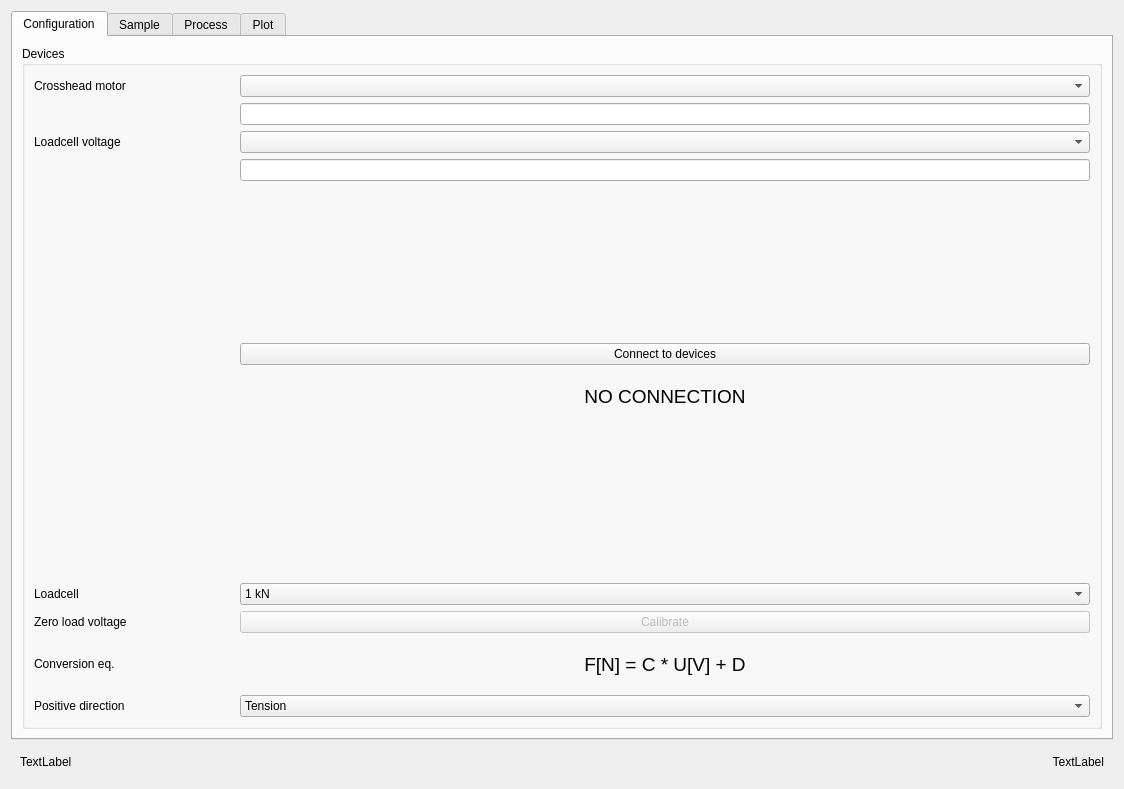
<?xml version="1.0" encoding="UTF-8"?>
<ui version="4.0">
 <class>Form</class>
 <widget class="QWidget" name="Form">
  <property name="geometry">
   <rect>
    <x>0</x>
    <y>0</y>
    <width>1124</width>
    <height>789</height>
   </rect>
  </property>
  <property name="sizePolicy">
   <sizepolicy hsizetype="Minimum" vsizetype="Minimum">
    <horstretch>0</horstretch>
    <verstretch>0</verstretch>
   </sizepolicy>
  </property>
  <property name="minimumSize">
   <size>
    <width>800</width>
    <height>700</height>
   </size>
  </property>
  <property name="windowTitle">
   <string>Form</string>
  </property>
  <layout class="QVBoxLayout" name="verticalLayout">
   <item>
    <widget class="QTabWidget" name="tabWidget">
     <property name="currentIndex">
      <number>0</number>
     </property>
     <widget class="QWidget" name="configuration">
      <attribute name="title">
       <string>Configuration</string>
      </attribute>
      <layout class="QVBoxLayout" name="verticalLayout_2">
       <item>
        <widget class="QGroupBox" name="groupBox">
         <property name="sizePolicy">
          <sizepolicy hsizetype="Preferred" vsizetype="Preferred">
           <horstretch>0</horstretch>
           <verstretch>0</verstretch>
          </sizepolicy>
         </property>
         <property name="minimumSize">
          <size>
           <width>500</width>
           <height>0</height>
          </size>
         </property>
         <property name="title">
          <string>Devices</string>
         </property>
         <layout class="QFormLayout" name="formLayout">
          <item row="1" column="1">
           <widget class="QComboBox" name="comboBox"/>
          </item>
          <item row="5" column="1">
           <widget class="QComboBox" name="comboBox_2"/>
          </item>
          <item row="2" column="1">
           <widget class="QLineEdit" name="lineEdit">
            <property name="sizePolicy">
             <sizepolicy hsizetype="Expanding" vsizetype="Fixed">
              <horstretch>0</horstretch>
              <verstretch>0</verstretch>
             </sizepolicy>
            </property>
           </widget>
          </item>
          <item row="6" column="1">
           <widget class="QLineEdit" name="lineEdit_2"/>
          </item>
          <item row="1" column="0">
           <widget class="QLabel" name="label_3">
            <property name="sizePolicy">
             <sizepolicy hsizetype="Fixed" vsizetype="Preferred">
              <horstretch>0</horstretch>
              <verstretch>0</verstretch>
             </sizepolicy>
            </property>
            <property name="minimumSize">
             <size>
              <width>200</width>
              <height>0</height>
             </size>
            </property>
            <property name="toolTip">
             <string>&lt;html&gt;&lt;head/&gt;&lt;body&gt;&lt;p&gt;e.g. hasep21eh3:10000/p21/motor/eh3_u4.14&lt;/p&gt;&lt;/body&gt;&lt;/html&gt;</string>
            </property>
            <property name="text">
             <string>Crosshead motor</string>
            </property>
           </widget>
          </item>
          <item row="5" column="0">
           <widget class="QLabel" name="label_4">
            <property name="toolTip">
             <string>&lt;html&gt;&lt;head/&gt;&lt;body&gt;&lt;p&gt;e.g. hasep21eh3:10000/p21/keithley2602B/eh3_1&lt;/p&gt;&lt;/body&gt;&lt;/html&gt;</string>
            </property>
            <property name="text">
             <string>Loadcell voltage</string>
            </property>
           </widget>
          </item>
          <item row="11" column="0">
           <widget class="QLabel" name="label_5">
            <property name="text">
             <string>Loadcell</string>
            </property>
           </widget>
          </item>
          <item row="11" column="1">
           <widget class="QComboBox" name="comboBox_3">
            <item>
             <property name="text">
              <string>1 kN</string>
             </property>
            </item>
            <item>
             <property name="text">
              <string>5 kN</string>
             </property>
            </item>
           </widget>
          </item>
          <item row="16" column="0">
           <widget class="QLabel" name="label_6">
            <property name="text">
             <string>Zero load voltage</string>
            </property>
           </widget>
          </item>
          <item row="16" column="1">
           <widget class="QPushButton" name="pushButton">
            <property name="enabled">
             <bool>false</bool>
            </property>
            <property name="toolTip">
             <string>&lt;html&gt;&lt;head/&gt;&lt;body&gt;&lt;p&gt;Calibrate the voltage offset.&lt;/p&gt;&lt;/body&gt;&lt;/html&gt;</string>
            </property>
            <property name="text">
             <string>Calibrate</string>
            </property>
           </widget>
          </item>
          <item row="17" column="1">
           <widget class="QLabel" name="label_7">
            <property name="sizePolicy">
             <sizepolicy hsizetype="Preferred" vsizetype="Fixed">
              <horstretch>0</horstretch>
              <verstretch>0</verstretch>
             </sizepolicy>
            </property>
            <property name="minimumSize">
             <size>
              <width>0</width>
              <height>50</height>
             </size>
            </property>
            <property name="font">
             <font>
              <pointsize>14</pointsize>
             </font>
            </property>
            <property name="text">
             <string>F[N] = C * U[V] + D</string>
            </property>
            <property name="alignment">
             <set>Qt::AlignCenter</set>
            </property>
           </widget>
          </item>
          <item row="7" column="1">
           <spacer name="verticalSpacer">
            <property name="orientation">
             <enum>Qt::Vertical</enum>
            </property>
            <property name="sizeHint" stdset="0">
             <size>
              <width>20</width>
              <height>40</height>
             </size>
            </property>
           </spacer>
          </item>
          <item row="8" column="1">
           <widget class="QPushButton" name="pushButton_2">
            <property name="toolTip">
             <string>&lt;html&gt;&lt;head/&gt;&lt;body&gt;&lt;p&gt;Try to connect to the above devices.&lt;/p&gt;&lt;/body&gt;&lt;/html&gt;</string>
            </property>
            <property name="text">
             <string>Connect to devices</string>
            </property>
           </widget>
          </item>
          <item row="10" column="1">
           <spacer name="verticalSpacer_2">
            <property name="orientation">
             <enum>Qt::Vertical</enum>
            </property>
            <property name="sizeHint" stdset="0">
             <size>
              <width>20</width>
              <height>40</height>
             </size>
            </property>
           </spacer>
          </item>
          <item row="9" column="1">
           <widget class="QLabel" name="label_8">
            <property name="sizePolicy">
             <sizepolicy hsizetype="Preferred" vsizetype="Minimum">
              <horstretch>0</horstretch>
              <verstretch>0</verstretch>
             </sizepolicy>
            </property>
            <property name="minimumSize">
             <size>
              <width>0</width>
              <height>50</height>
             </size>
            </property>
            <property name="font">
             <font>
              <pointsize>14</pointsize>
             </font>
            </property>
            <property name="text">
             <string>NO CONNECTION</string>
            </property>
            <property name="alignment">
             <set>Qt::AlignCenter</set>
            </property>
           </widget>
          </item>
          <item row="17" column="0">
           <widget class="QLabel" name="label_9">
            <property name="sizePolicy">
             <sizepolicy hsizetype="Preferred" vsizetype="Fixed">
              <horstretch>0</horstretch>
              <verstretch>0</verstretch>
             </sizepolicy>
            </property>
            <property name="minimumSize">
             <size>
              <width>0</width>
              <height>50</height>
             </size>
            </property>
            <property name="text">
             <string>Conversion eq.</string>
            </property>
           </widget>
          </item>
          <item row="18" column="0">
           <widget class="QLabel" name="label_20">
            <property name="text">
             <string>Positive direction</string>
            </property>
           </widget>
          </item>
          <item row="18" column="1">
           <widget class="QComboBox" name="comboBox_4">
            <item>
             <property name="text">
              <string>Tension</string>
             </property>
            </item>
            <item>
             <property name="text">
              <string>Compression</string>
             </property>
            </item>
           </widget>
          </item>
         </layout>
        </widget>
       </item>
      </layout>
     </widget>
     <widget class="QWidget" name="sample">
      <attribute name="title">
       <string>Sample</string>
      </attribute>
      <layout class="QVBoxLayout" name="verticalLayout_3">
       <item>
        <widget class="QGroupBox" name="groupBox_2">
         <property name="title">
          <string>Sample dimensions [mm]</string>
         </property>
         <layout class="QGridLayout" name="gridLayout">
          <item row="1" column="0">
           <widget class="QLabel" name="label_11">
            <property name="text">
             <string>Width</string>
            </property>
           </widget>
          </item>
          <item row="1" column="1">
           <widget class="QDoubleSpinBox" name="doubleSpinBox_2">
            <property name="suffix">
             <string> mm</string>
            </property>
            <property name="maximum">
             <double>10.000000000000000</double>
            </property>
            <property name="singleStep">
             <double>0.100000000000000</double>
            </property>
            <property name="value">
             <double>1.000000000000000</double>
            </property>
           </widget>
          </item>
          <item row="0" column="2">
           <spacer name="horizontalSpacer">
            <property name="orientation">
             <enum>Qt::Horizontal</enum>
            </property>
            <property name="sizeHint" stdset="0">
             <size>
              <width>40</width>
              <height>20</height>
             </size>
            </property>
           </spacer>
          </item>
          <item row="2" column="0">
           <widget class="QLabel" name="label_12">
            <property name="text">
             <string>Gauge length</string>
            </property>
           </widget>
          </item>
          <item row="0" column="1">
           <widget class="QDoubleSpinBox" name="doubleSpinBox">
            <property name="minimumSize">
             <size>
              <width>100</width>
              <height>0</height>
             </size>
            </property>
            <property name="suffix">
             <string> mm</string>
            </property>
            <property name="maximum">
             <double>10.000000000000000</double>
            </property>
            <property name="singleStep">
             <double>0.100000000000000</double>
            </property>
            <property name="value">
             <double>1.000000000000000</double>
            </property>
           </widget>
          </item>
          <item row="2" column="1">
           <widget class="QDoubleSpinBox" name="doubleSpinBox_3">
            <property name="suffix">
             <string> mm</string>
            </property>
            <property name="minimum">
             <double>1.000000000000000</double>
            </property>
            <property name="maximum">
             <double>25.000000000000000</double>
            </property>
            <property name="singleStep">
             <double>0.100000000000000</double>
            </property>
            <property name="value">
             <double>5.000000000000000</double>
            </property>
           </widget>
          </item>
          <item row="0" column="0">
           <widget class="QLabel" name="label_10">
            <property name="sizePolicy">
             <sizepolicy hsizetype="Minimum" vsizetype="Preferred">
              <horstretch>0</horstretch>
              <verstretch>0</verstretch>
             </sizepolicy>
            </property>
            <property name="minimumSize">
             <size>
              <width>200</width>
              <height>0</height>
             </size>
            </property>
            <property name="text">
             <string>Thickness</string>
            </property>
           </widget>
          </item>
          <item row="3" column="0">
           <widget class="QPushButton" name="pushButton_5">
            <property name="text">
             <string>Update sample geometry</string>
            </property>
           </widget>
          </item>
         </layout>
        </widget>
       </item>
       <item>
        <widget class="QGroupBox" name="groupBox_3">
         <property name="title">
          <string>Logging</string>
         </property>
         <layout class="QGridLayout" name="gridLayout_2">
          <item row="3" column="1">
           <widget class="QLabel" name="label_15">
            <property name="font">
             <font>
              <pointsize>14</pointsize>
             </font>
            </property>
            <property name="text">
             <string>NOT RUNNING</string>
            </property>
            <property name="alignment">
             <set>Qt::AlignCenter</set>
            </property>
           </widget>
          </item>
          <item row="0" column="2">
           <spacer name="horizontalSpacer_2">
            <property name="orientation">
             <enum>Qt::Horizontal</enum>
            </property>
            <property name="sizeHint" stdset="0">
             <size>
              <width>40</width>
              <height>20</height>
             </size>
            </property>
           </spacer>
          </item>
          <item row="4" column="1">
           <widget class="QPushButton" name="pushButton_3">
            <property name="enabled">
             <bool>false</bool>
            </property>
            <property name="text">
             <string>Start New</string>
            </property>
           </widget>
          </item>
          <item row="3" column="0">
           <widget class="QLabel" name="label_14">
            <property name="text">
             <string>Active logfile</string>
            </property>
           </widget>
          </item>
          <item row="2" column="0">
           <widget class="QLabel" name="label_30">
            <property name="text">
             <string>Sample description</string>
            </property>
           </widget>
          </item>
          <item row="0" column="1">
           <widget class="QLineEdit" name="lineEdit_3">
            <property name="sizePolicy">
             <sizepolicy hsizetype="MinimumExpanding" vsizetype="Fixed">
              <horstretch>0</horstretch>
              <verstretch>0</verstretch>
             </sizepolicy>
            </property>
            <property name="minimumSize">
             <size>
              <width>300</width>
              <height>0</height>
             </size>
            </property>
            <property name="placeholderText">
             <string>NOT CONFIGURED</string>
            </property>
           </widget>
          </item>
          <item row="0" column="0">
           <widget class="QLabel" name="label_13">
            <property name="sizePolicy">
             <sizepolicy hsizetype="Minimum" vsizetype="Preferred">
              <horstretch>0</horstretch>
              <verstretch>0</verstretch>
             </sizepolicy>
            </property>
            <property name="minimumSize">
             <size>
              <width>200</width>
              <height>0</height>
             </size>
            </property>
            <property name="text">
             <string>Logfile</string>
            </property>
           </widget>
          </item>
          <item row="1" column="0">
           <widget class="QLabel" name="label_31">
            <property name="text">
             <string>Sample name</string>
            </property>
           </widget>
          </item>
          <item row="1" column="1">
           <widget class="QLineEdit" name="lineEdit_4">
            <property name="maxLength">
             <number>65</number>
            </property>
            <property name="placeholderText">
             <string>NAME</string>
            </property>
           </widget>
          </item>
          <item row="2" column="1">
           <widget class="QLineEdit" name="lineEdit_5">
            <property name="placeholderText">
             <string>DESCRIPTION</string>
            </property>
           </widget>
          </item>
         </layout>
        </widget>
       </item>
      </layout>
     </widget>
     <widget class="QWidget" name="process">
      <attribute name="title">
       <string>Process</string>
      </attribute>
      <layout class="QVBoxLayout" name="verticalLayout_4">
       <item>
        <widget class="QGroupBox" name="groupBox_4">
         <property name="sizePolicy">
          <sizepolicy hsizetype="Minimum" vsizetype="Minimum">
           <horstretch>0</horstretch>
           <verstretch>0</verstretch>
          </sizepolicy>
         </property>
         <property name="title">
          <string>Crosshead</string>
         </property>
         <layout class="QGridLayout" name="gridLayout_3">
          <item row="5" column="0">
           <widget class="QWidget" name="widget_2" native="true">
            <layout class="QGridLayout" name="gridLayout_6">
             <item row="2" column="0">
              <widget class="QLabel" name="label_27">
               <property name="text">
                <string>Move to absolute position</string>
               </property>
              </widget>
             </item>
             <item row="0" column="2">
              <widget class="QLabel" name="label_17">
               <property name="text">
                <string>μm</string>
               </property>
              </widget>
             </item>
             <item row="4" column="0">
              <widget class="QLabel" name="label_32">
               <property name="text">
                <string>Calibrate position to zero</string>
               </property>
              </widget>
             </item>
             <item row="3" column="1">
              <widget class="QDoubleSpinBox" name="doubleSpinBox_4">
               <property name="decimals">
                <number>1</number>
               </property>
               <property name="minimum">
                <double>1.000000000000000</double>
               </property>
               <property name="value">
                <double>10.000000000000000</double>
               </property>
              </widget>
             </item>
             <item row="3" column="2">
              <widget class="QLabel" name="label_19">
               <property name="text">
                <string>μm/s</string>
               </property>
              </widget>
             </item>
             <item row="2" column="1">
              <widget class="QDoubleSpinBox" name="doubleSpinBox_5">
               <property name="decimals">
                <number>1</number>
               </property>
               <property name="minimum">
                <double>-10000.000000000000000</double>
               </property>
               <property name="maximum">
                <double>10000.000000000000000</double>
               </property>
               <property name="singleStep">
                <double>10.000000000000000</double>
               </property>
              </widget>
             </item>
             <item row="0" column="0">
              <widget class="QLabel" name="label_16">
               <property name="autoFillBackground">
                <bool>false</bool>
               </property>
               <property name="text">
                <string>Current position</string>
               </property>
              </widget>
             </item>
             <item row="0" column="1">
              <widget class="QLCDNumber" name="lcdNumber">
               <property name="sizePolicy">
                <sizepolicy hsizetype="Minimum" vsizetype="Fixed">
                 <horstretch>0</horstretch>
                 <verstretch>0</verstretch>
                </sizepolicy>
               </property>
               <property name="minimumSize">
                <size>
                 <width>0</width>
                 <height>50</height>
                </size>
               </property>
               <property name="smallDecimalPoint">
                <bool>true</bool>
               </property>
               <property name="segmentStyle">
                <enum>QLCDNumber::Filled</enum>
               </property>
               <property name="value" stdset="0">
                <double>0.000000000000000</double>
               </property>
              </widget>
             </item>
             <item row="4" column="2">
              <widget class="QPushButton" name="pushButton_crossheadCalibrate">
               <property name="enabled">
                <bool>false</bool>
               </property>
               <property name="text">
                <string>Calibrate</string>
               </property>
              </widget>
             </item>
             <item row="2" column="2">
              <widget class="QPushButton" name="pushButton_moveCrosshead">
               <property name="enabled">
                <bool>false</bool>
               </property>
               <property name="text">
                <string>Move</string>
               </property>
              </widget>
             </item>
             <item row="3" column="0">
              <widget class="QLabel" name="label_18">
               <property name="text">
                <string>Speed of movement</string>
               </property>
              </widget>
             </item>
             <item row="1" column="0">
              <widget class="QCheckBox" name="checkBox_crossheadEnableMove">
               <property name="text">
                <string>Enable move</string>
               </property>
              </widget>
             </item>
             <item row="4" column="1">
              <widget class="QCheckBox" name="checkBox_crossheadEnableCalibration">
               <property name="text">
                <string>Enable calibration</string>
               </property>
              </widget>
             </item>
            </layout>
           </widget>
          </item>
          <item row="6" column="0">
           <widget class="QGroupBox" name="groupBox_7">
            <property name="sizePolicy">
             <sizepolicy hsizetype="Minimum" vsizetype="Minimum">
              <horstretch>0</horstretch>
              <verstretch>0</verstretch>
             </sizepolicy>
            </property>
            <property name="title">
             <string>Jog</string>
            </property>
            <layout class="QGridLayout" name="gridLayout_7">
             <item row="3" column="1">
              <widget class="QPushButton" name="pushButton_jogPositive">
               <property name="enabled">
                <bool>false</bool>
               </property>
               <property name="text">
                <string>+</string>
               </property>
              </widget>
             </item>
             <item row="3" column="0">
              <widget class="QPushButton" name="pushButton_jogNegative">
               <property name="enabled">
                <bool>false</bool>
               </property>
               <property name="text">
                <string>-</string>
               </property>
              </widget>
             </item>
             <item row="2" column="0">
              <widget class="QLabel" name="label_28">
               <property name="text">
                <string>Step size</string>
               </property>
              </widget>
             </item>
             <item row="2" column="1">
              <widget class="QDoubleSpinBox" name="doubleSpinBox_6">
               <property name="sizePolicy">
                <sizepolicy hsizetype="Minimum" vsizetype="Fixed">
                 <horstretch>0</horstretch>
                 <verstretch>0</verstretch>
                </sizepolicy>
               </property>
               <property name="decimals">
                <number>1</number>
               </property>
               <property name="minimum">
                <double>1.000000000000000</double>
               </property>
              </widget>
             </item>
             <item row="2" column="2">
              <widget class="QLabel" name="label_29">
               <property name="text">
                <string>μm</string>
               </property>
              </widget>
             </item>
             <item row="1" column="0">
              <widget class="QCheckBox" name="checkBox_jogEnabled">
               <property name="text">
                <string>Enable jog</string>
               </property>
              </widget>
             </item>
            </layout>
           </widget>
          </item>
         </layout>
        </widget>
       </item>
       <item>
        <widget class="QGroupBox" name="groupBox_6">
         <property name="sizePolicy">
          <sizepolicy hsizetype="Minimum" vsizetype="Minimum">
           <horstretch>0</horstretch>
           <verstretch>0</verstretch>
          </sizepolicy>
         </property>
         <property name="title">
          <string>Loadcell</string>
         </property>
         <layout class="QGridLayout" name="gridLayout_5">
          <item row="0" column="1">
           <widget class="QLCDNumber" name="lcdNumber_3">
            <property name="sizePolicy">
             <sizepolicy hsizetype="Minimum" vsizetype="Fixed">
              <horstretch>0</horstretch>
              <verstretch>0</verstretch>
             </sizepolicy>
            </property>
            <property name="minimumSize">
             <size>
              <width>0</width>
              <height>50</height>
             </size>
            </property>
           </widget>
          </item>
          <item row="0" column="2">
           <widget class="QLabel" name="label_24">
            <property name="text">
             <string>V</string>
            </property>
           </widget>
          </item>
          <item row="0" column="0">
           <widget class="QLabel" name="label_23">
            <property name="text">
             <string>Voltage</string>
            </property>
           </widget>
          </item>
         </layout>
        </widget>
       </item>
       <item>
        <widget class="QGroupBox" name="groupBox_5">
         <property name="sizePolicy">
          <sizepolicy hsizetype="Minimum" vsizetype="Minimum">
           <horstretch>0</horstretch>
           <verstretch>0</verstretch>
          </sizepolicy>
         </property>
         <property name="title">
          <string>Sample</string>
         </property>
         <layout class="QGridLayout" name="gridLayout_4">
          <item row="0" column="1">
           <widget class="QLCDNumber" name="lcdNumber_2">
            <property name="sizePolicy">
             <sizepolicy hsizetype="Minimum" vsizetype="Fixed">
              <horstretch>0</horstretch>
              <verstretch>0</verstretch>
             </sizepolicy>
            </property>
            <property name="minimumSize">
             <size>
              <width>0</width>
              <height>50</height>
             </size>
            </property>
           </widget>
          </item>
          <item row="0" column="0">
           <widget class="QLabel" name="label_21">
            <property name="text">
             <string>Force</string>
            </property>
           </widget>
          </item>
          <item row="0" column="2">
           <widget class="QLabel" name="label_22">
            <property name="text">
             <string>N</string>
            </property>
           </widget>
          </item>
          <item row="1" column="0">
           <widget class="QLabel" name="label_25">
            <property name="text">
             <string>Stress</string>
            </property>
           </widget>
          </item>
          <item row="1" column="1">
           <widget class="QLCDNumber" name="lcdNumber_4">
            <property name="sizePolicy">
             <sizepolicy hsizetype="Minimum" vsizetype="Fixed">
              <horstretch>0</horstretch>
              <verstretch>0</verstretch>
             </sizepolicy>
            </property>
            <property name="minimumSize">
             <size>
              <width>0</width>
              <height>50</height>
             </size>
            </property>
           </widget>
          </item>
          <item row="1" column="2">
           <widget class="QLabel" name="label_26">
            <property name="text">
             <string>MPa</string>
            </property>
           </widget>
          </item>
         </layout>
        </widget>
       </item>
      </layout>
     </widget>
     <widget class="QWidget" name="plot">
      <attribute name="title">
       <string>Plot</string>
      </attribute>
     </widget>
    </widget>
   </item>
   <item>
    <widget class="QWidget" name="widget" native="true">
     <layout class="QHBoxLayout" name="horizontalLayout">
      <item>
       <widget class="QLabel" name="label_2">
        <property name="text">
         <string>TextLabel</string>
        </property>
       </widget>
      </item>
      <item>
       <widget class="QLabel" name="label">
        <property name="text">
         <string>TextLabel</string>
        </property>
        <property name="alignment">
         <set>Qt::AlignRight|Qt::AlignTrailing|Qt::AlignVCenter</set>
        </property>
       </widget>
      </item>
     </layout>
    </widget>
   </item>
  </layout>
 </widget>
 <resources/>
 <connections>
  <connection>
   <sender>checkBox_crossheadEnableMove</sender>
   <signal>clicked(bool)</signal>
   <receiver>pushButton_moveCrosshead</receiver>
   <slot>setEnabled(bool)</slot>
   <hints>
    <hint type="sourcelabel">
     <x>212</x>
     <y>150</y>
    </hint>
    <hint type="destinationlabel">
     <x>911</x>
     <y>178</y>
    </hint>
   </hints>
  </connection>
  <connection>
   <sender>checkBox_crossheadEnableCalibration</sender>
   <signal>clicked(bool)</signal>
   <receiver>pushButton_crossheadCalibrate</receiver>
   <slot>setEnabled(bool)</slot>
   <hints>
    <hint type="sourcelabel">
     <x>561</x>
     <y>238</y>
    </hint>
    <hint type="destinationlabel">
     <x>911</x>
     <y>238</y>
    </hint>
   </hints>
  </connection>
  <connection>
   <sender>checkBox_jogEnabled</sender>
   <signal>clicked(bool)</signal>
   <receiver>pushButton_jogNegative</receiver>
   <slot>setEnabled(bool)</slot>
   <hints>
    <hint type="sourcelabel">
     <x>214</x>
     <y>305</y>
    </hint>
    <hint type="destinationlabel">
     <x>214</x>
     <y>363</y>
    </hint>
   </hints>
  </connection>
  <connection>
   <sender>checkBox_jogEnabled</sender>
   <signal>clicked(bool)</signal>
   <receiver>pushButton_jogPositive</receiver>
   <slot>setEnabled(bool)</slot>
   <hints>
    <hint type="sourcelabel">
     <x>214</x>
     <y>305</y>
    </hint>
    <hint type="destinationlabel">
     <x>561</x>
     <y>363</y>
    </hint>
   </hints>
  </connection>
 </connections>
</ui>
